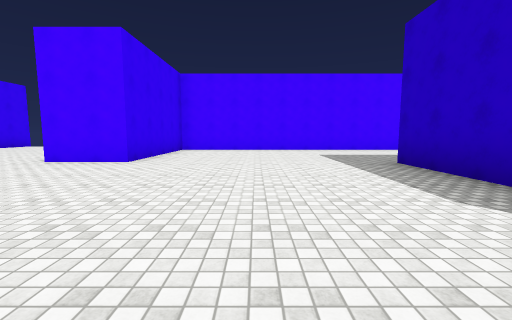
view 1 (above)

14 first-person views from a walk through a Unity game level. The camera is 1.4 m above the floor, tilts 6° down and sees 90° across. The floor is counted in squares, 2.69 m on a side. Each view is taken from the middle of a square. On the plan, view 1 faces up. The plan holds only what a view shows up to about 9 squares ahead; the rest is blank. The player character is not drawn. Surface patterns are stand-ins for the level's own textures.

view 2
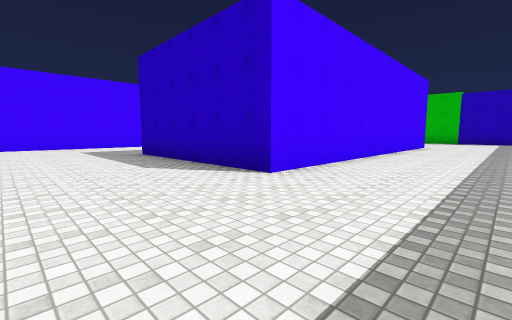

view 3
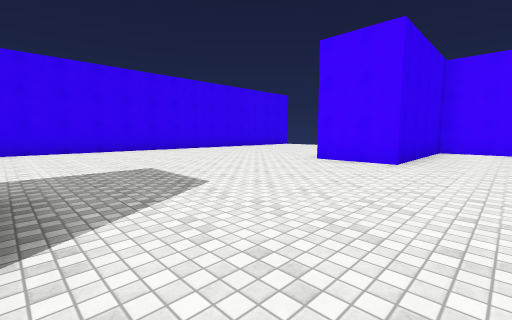

view 4
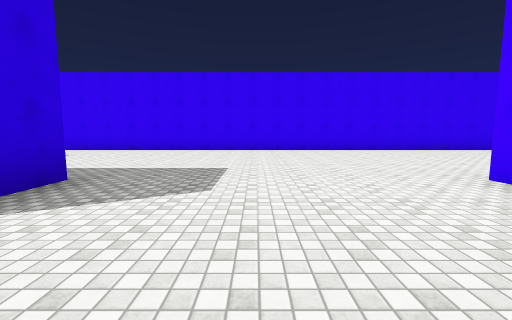

view 5
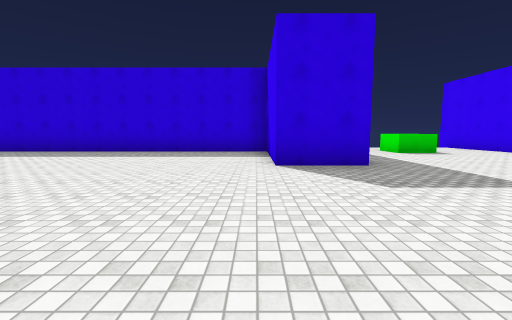

view 6
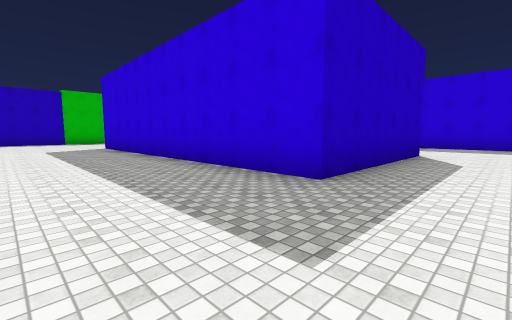

view 7
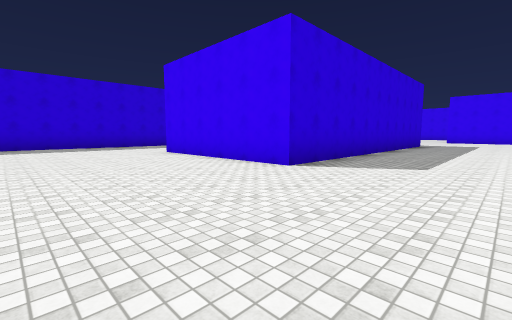

view 8
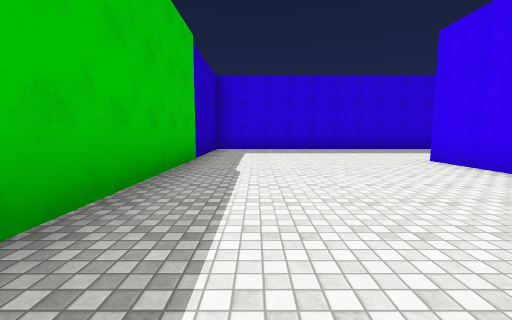

view 9
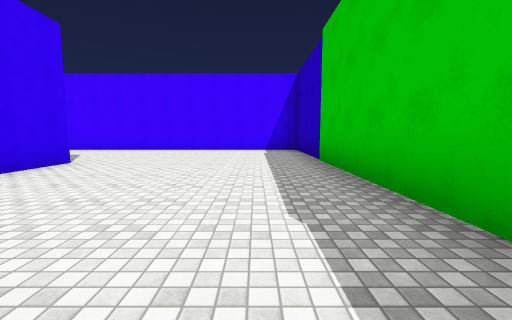

view 10
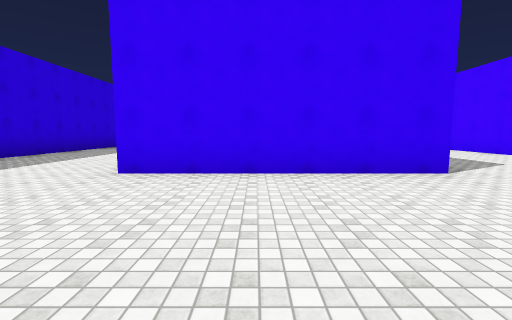

view 11
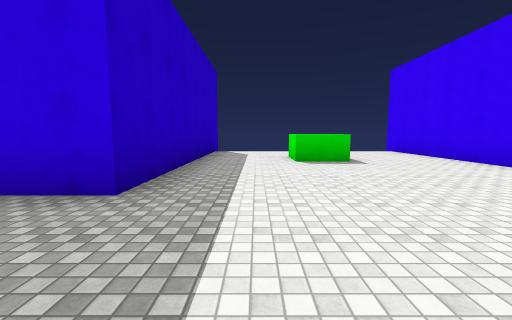

view 12
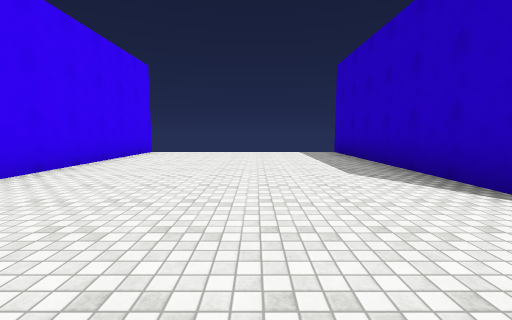

view 13
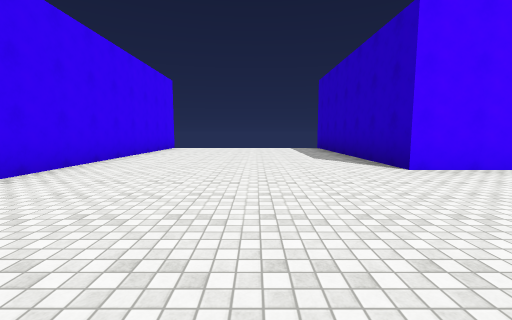

view 14
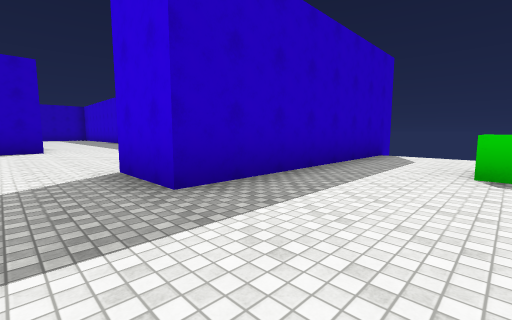

### Floor plan
Points are (right, up) in squares from view 1. A wall is a line through its corners. A room is listed if a view was taken in it or the views show most of it. See-through windows are left out.
Room 1 (views 1, 2, 3, 4, 5, 6, 7, 8, 9, 10, 11, 12, 13, 14)
walls: (2.5, 0.2) (2.5, 4.5) (10.7, 4.5) (10.7, 0.2) (2.5, 0.2); (4.5, 8.1) (-2.3, 8.1) (-2.3, 4.6) (-3.8, 4.6) (-3.8, 10.1); (-3.8, -6) (-3.8, -0.1) (-2.3, -0.1) (-2.3, -3.3) (15.2, -3.3) (15.2, 8.1) (6, 8.1); (-6.8, -2.7) (-5.7, -2.7) (-5.7, -3.8); (-8.9, 10.2) (-8.9, -5.8)
ways out: gap at (-4, -6)

Where each view was taken, in squares from view 1:
view 1: 0 up, 0 right, facing up
view 2: 2 down, 0 right, facing up-right
view 3: 0 up, 1 left, facing up-left
view 4: 2 up, 1 left, facing left
view 5: 4 up, 2 left, facing down
view 6: 7 up, 1 right, facing down-right
view 7: 7 up, 14 right, facing down-left
view 8: 5 up, 14 right, facing down
view 9: 0 up, 14 right, facing up
view 10: 2 up, 14 right, facing left
view 11: 2 up, 5 left, facing down
view 12: 3 up, 6 left, facing up
view 13: 1 up, 6 left, facing up
view 14: 1 up, 6 left, facing down-right
